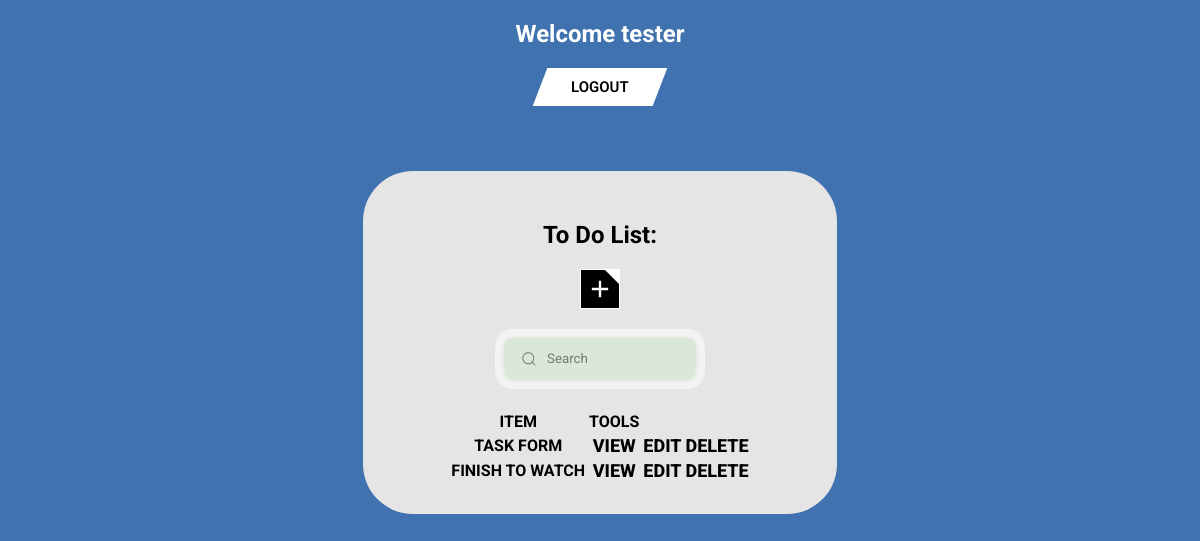
The app's page / (signed in), older data.
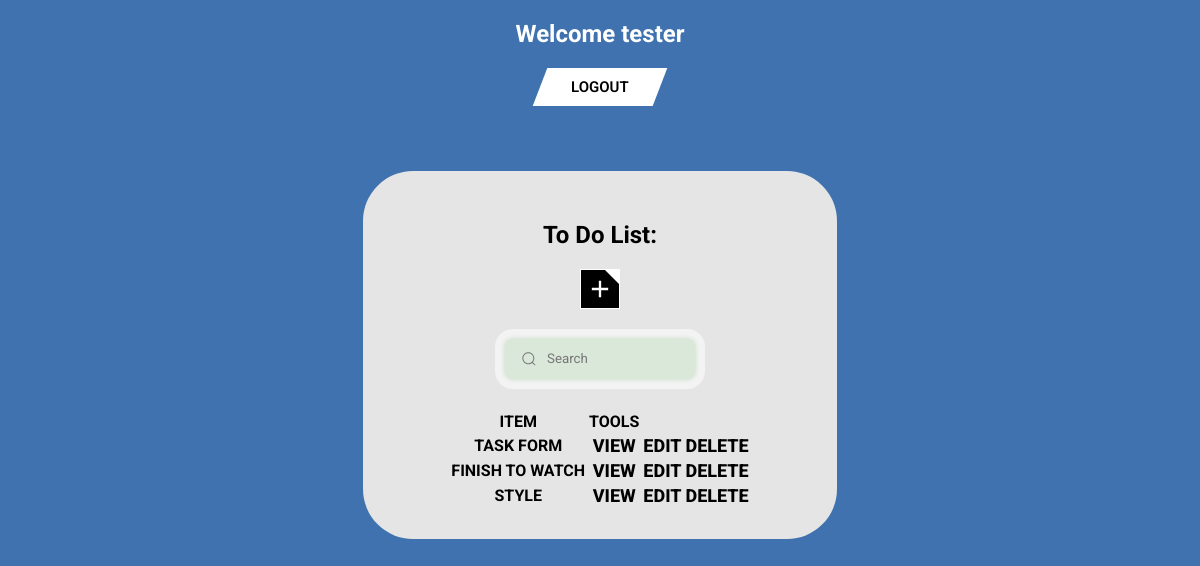
The same page, newer data.
### ToDoListApp/models.py (models this page shows, shortened)
class Task(models.Model):
    user = models.ForeignKey(User, on_delete=models.CASCADE, null=True, blank=True)
    title = models.CharField(max_length=200)
    description = models.TextField(null=True, blank=True)
    complete = models.BooleanField(default=False)
    create =  models.DateTimeField(auto_now_add=True)
    class Meta:
        ordering = ['complete']

### ToDoListApp/views.py (the view)
# urls.py: path('', TaskList.as_view(), name='tasks'),
class TaskList(LoginRequiredMixin, ListView):
    model = Task
    context_object_name = 'tasks'
    def get_context_data(self, **kwargs):
        context = super().get_context_data(**kwargs)
        context['tasks'] = context['tasks'].filter(user=self.request.user)
        context['count'] = context['tasks'].filter(complete=False).count()
        search_input = self.request.GET.get('search-area') or ''
        if search_input:
            context['tasks'] = context['tasks'].filter(title__startswith=search_input)
        context['search_input'] = search_input
        return context

### ToDoListApp/templates/ToDoListApp/task_list.html (shortened to what this page needs)
{% load static %}
<!DOCTYPE html>
<html lang="en">
<head>
    <link rel="stylesheet" href="{% static 'style.css' %}">
    <link rel="stylesheet" href="{% static 'list.css' %}">
</head>
<body>
    <header>
        <h2 class="header__title" style="color: white;">Welcome {{ request.user }}</h2>
        {% if request.user.is_authenticated %}
            <form action="{% url 'logout' %}" method="post" style="display: inline;">
                <button class="button_logout" type="submit">
                    <span class="span_logout">Logout</span>
                </button>
            </form>
        {% else %}
            <a href="{% url 'login' %}">Login</a>
        {% endif %}
    </header>
    <main class="main">
        <div class="main__container">
            <h2 class="main__title">To Do List:</h2>
            <a href="{% url 'task-create' %}" tabindex="0" class="plusButton">
                <svg class="plusIcon" xmlns="http://www.w3.org/2000/svg" viewBox="0 0 30 30">
                    <g mask="url(#mask0_21_345)">
                    <path d="M13.75 23.75V16.25H6.25V13.75H13.75V6.25H16.25V13.75H23.75V16.25H16.25V23.75H13.75Z"></path>
                    </g>
                </svg>
            </a>
            <form method="get" action="">
                <div class="group">
                    <input name="search-area" placeholder="Search" type="search" class="input" value="{{search_input}}">
                </div>
            </form>
            <table class="table-tasks">
                <tr>
                    <th>ITEM</th>
                    <th>TOOLS</th>
                </tr>
                {% for task in tasks %}
                <tr>
                    <th style="text-transform: uppercase;">{{ task.title }}</th>
                    <th><a class="btn" href="{% url 'task' task.id %}">View</a></th>
                    <th><a class="btn" href="{% url 'task-update' task.id %}">Edit</a></th>
                    <th><a class="btn" href="{% url 'task-delete' task.id %}">Delete</a></th>
                </tr>
                {% empty %}
                    <h3 class="main_subtitle">No items in list</h3>
                {% endfor %}
            </table>
        </div>
    </main>
</body>
</html>

Row changes from the older to the newer data that the page shows:
added Task: title "STYLE"
